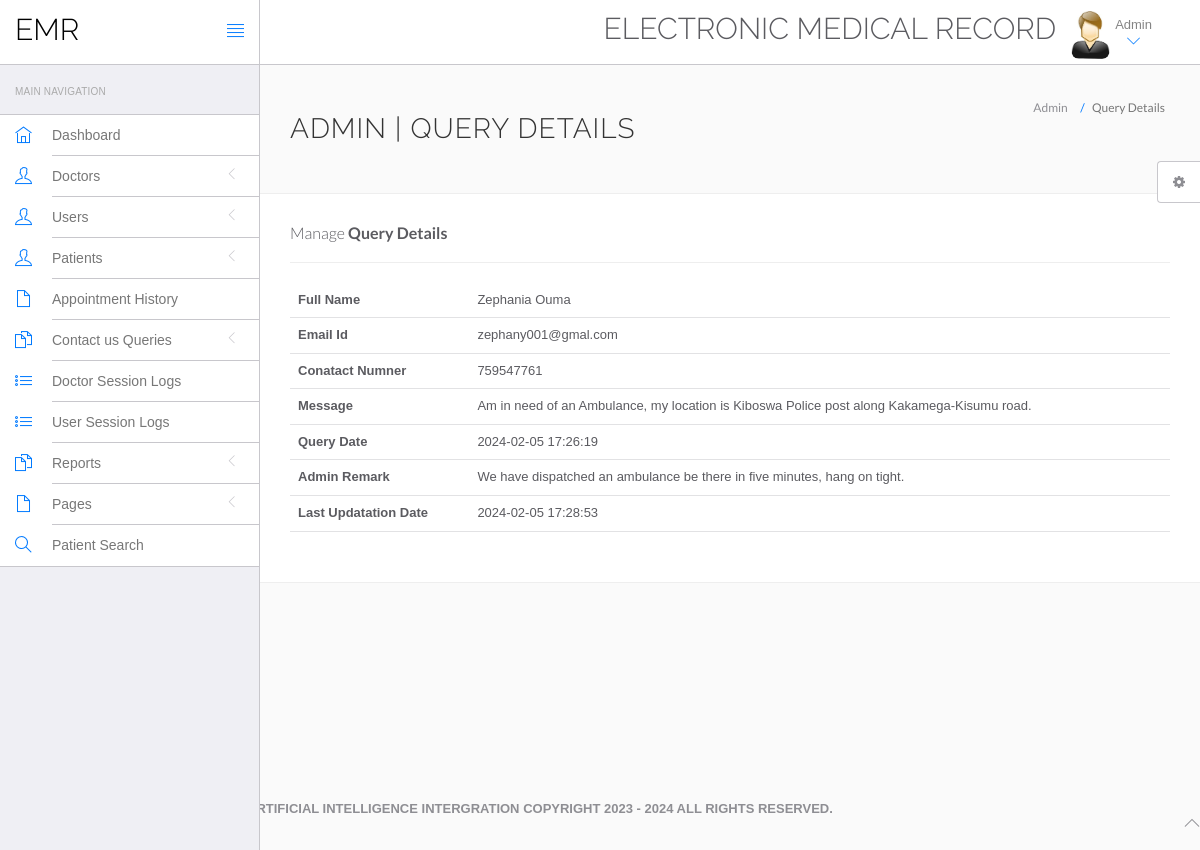
The page /hms/admin/query-details.php?id=4 (signed in) on the database its author committed.
### tables this page shows
CREATE TABLE `tblcontactus` (
  `id` int(11) NOT NULL,
  `fullname` varchar(255) DEFAULT NULL,
  `email` varchar(255) DEFAULT NULL,
  `contactno` bigint(12) DEFAULT NULL,
  `message` mediumtext DEFAULT NULL,
  `PostingDate` timestamp NULL DEFAULT current_timestamp(),
  `AdminRemark` mediumtext DEFAULT NULL,
  `LastupdationDate` timestamp NULL DEFAULT NULL ON UPDATE current_timestamp(),
  `IsRead` int(11) DEFAULT NULL
);

### hms/admin/query-details.php (the view, shortened to what this page needs)
<?php
include('include/config.php');
if(strlen($_SESSION['id']==0)) {
 header('location:logout.php');
  } else{
?>
<!DOCTYPE html>
<html lang="en">
	<head>
		<link rel="stylesheet" href="vendor/bootstrap/css/bootstrap.min.css">
		<link rel="stylesheet" href="vendor/fontawesome/css/font-awesome.min.css">
		<link rel="stylesheet" href="vendor/themify-icons/themify-icons.min.css">
		<link href="vendor/animate.css/animate.min.css" rel="stylesheet" media="screen">
		<link href="vendor/perfect-scrollbar/perfect-scrollbar.min.css" rel="stylesheet" media="screen">
		<link href="vendor/switchery/switchery.min.css" rel="stylesheet" media="screen">
		<link href="vendor/bootstrap-touchspin/jquery.bootstrap-touchspin.min.css" rel="stylesheet" media="screen">
		<link href="vendor/select2/select2.min.css" rel="stylesheet" media="screen">
		<link href="vendor/bootstrap-datepicker/bootstrap-datepicker3.standalone.min.css" rel="stylesheet" media="screen">
		<link href="vendor/bootstrap-timepicker/bootstrap-timepicker.min.css" rel="stylesheet" media="screen">
		<link rel="stylesheet" href="assets/css/styles.css">
		<link rel="stylesheet" href="assets/css/plugins.css">
		<link rel="stylesheet" href="assets/css/themes/theme-1.css" id="skin_color" />
	</head>
	<body>
		<div id="app">
<?php include('include/sidebar.php');?>
			<div class="app-content">
						<?php include('include/header.php');?>
				<div class="main-content" >
					<div class="wrap-content container" id="container">
						<section id="page-title">
							<div class="row">
								<div class="col-sm-8">
									<h1 class="mainTitle">Admin | Query Details</h1>
																	</div>
								<ol class="breadcrumb">
									<li>
										<span>Admin</span>
									</li>
									<li class="active">
										<span>Query Details</span>
									</li>
								</ol>
							</div>
						</section>
						<div class="container-fluid container-fullw bg-white">
									<div class="row">
								<div class="col-md-12">
									<h5 class="over-title margin-bottom-15">Manage <span class="text-bold">Query Details</span></h5>
												<hr />
									<table class="table table-hover" id="sample-table-1">
										<tbody>
<?php
$qid=intval($_GET['id']);
$sql=mysqli_query($con,"select * from tblcontactus where id='$qid'");
while($row=mysqli_fetch_array($sql))
{
?>
											<tr>
												<th>Full Name</th>
												<td><?php echo $row['fullname'];?></td>
											</tr>
											<tr>
												<th>Email Id</th>
												<td><?php echo $row['email'];?></td>
											</tr>
											<tr>
												<th>Conatact Numner</th>
												<td><?php echo $row['contactno'];?></td>
											</tr>
											<tr>
												<th>Message</th>
												<td><?php echo $row['message'];?></td>
												</tr>
																						<tr>
												<th>Query Date</th>
												<td><?php echo $row['PostingDate'];?></td>
												</tr>
<?php if($row['AdminRemark']==""){?>
<form name="query" method="post">
	<tr>
												<th>Admin Remark</th>
												<td><textarea name="adminremark" class="form-control" required="true"></textarea></td>
												</tr>
												<tr>
													<td>&nbsp;</td>
													<td>
														<button type="submit" class="btn btn-primary pull-left" name="update">
		Update <i class="fa fa-arrow-circle-right"></i>
								</button>
													</td>
												</tr>
</form>
													<?php } else {?>
	<tr>
												<th>Admin Remark</th>
												<td><?php echo $row['AdminRemark'];?></td>
												</tr>
<tr>
												<th>Last Updatation Date</th>
												<td><?php echo $row['LastupdationDate'];?></td>
												</tr>
											<?php
											 }} ?>
										</tbody>
									</table>
								</div>
							</div>
								</div>
							</div>
						</div>
					</div>
				</div>
	<?php include('include/footer.php');?>
	<?php include('include/setting.php');?>
	</body>
</html>
<?php } ?>

### hms/admin/assets/css/themes/theme-1.css (style rules this page uses)
body { background: #FAFAFA; }

### rows shown on the page
tblcontactus: fullname "Zephania Ouma", email "zephany001@gmal.com", contactno "759547761", message "Am in need of an Ambulance, my location is Kiboswa Police post along Kakamega-Kisumu road.", PostingDate "2024-02-05 17:26:19", AdminRemark "We have dispatched an ambulance be there in five minutes, hang on tight.", LastupdationDate "2024-02-05 17:28:53"
